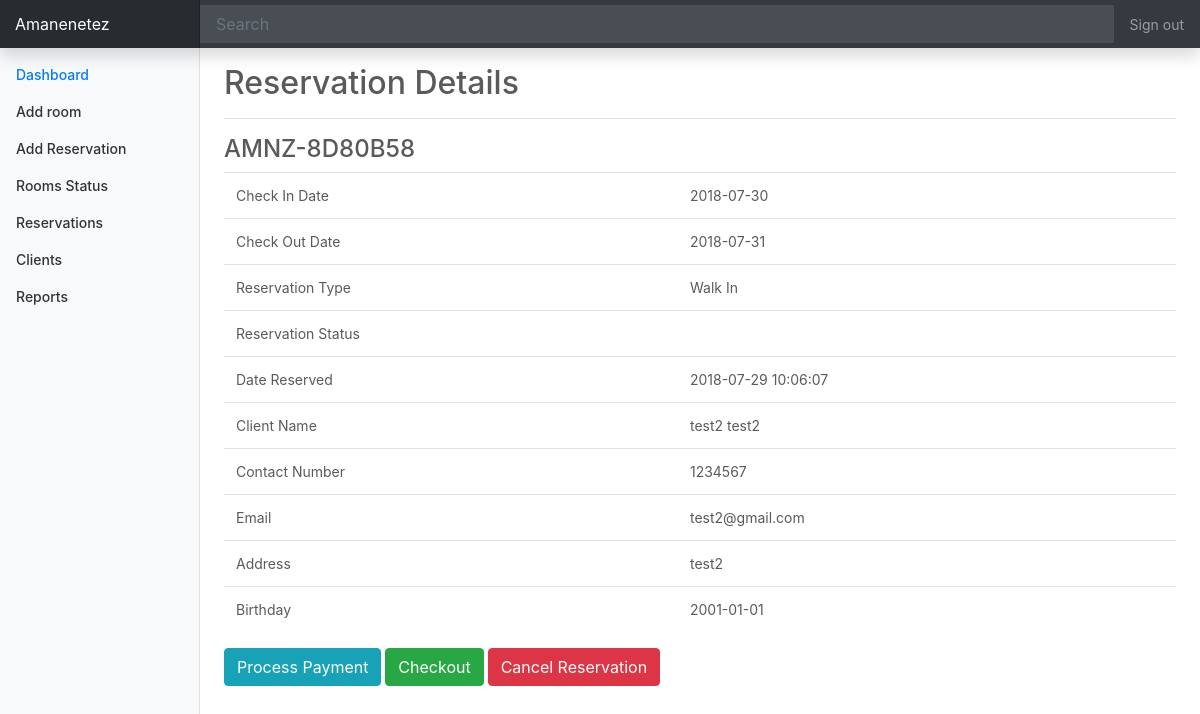
Screenshot of /admin/view_reservation.php?reference_no=AMNZ-8D80B58 (signed in) with the database file from the repository.
### tables this page shows
CREATE TABLE `reservation` (
  `id` int(11) NOT NULL,
  `reference_no` varchar(50) NOT NULL,
  `check_in` date NOT NULL,
  `check_out` date NOT NULL,
  `client_id` int(11) NOT NULL,
  `person_count` int(11) NOT NULL,
  `type` varchar(50) DEFAULT NULL,
  `status` varchar(50) NOT NULL,
  `date_created` timestamp NOT NULL DEFAULT '0000-00-00 00:00:00',
  `date_updated` timestamp NOT NULL DEFAULT '0000-00-00 00:00:00'
);

CREATE TABLE `client` (
  `id` int(11) NOT NULL,
  `first_name` varchar(100) NOT NULL,
  `last_name` varchar(100) NOT NULL,
  `contact_number` varchar(20) NOT NULL,
  `email` varchar(50) NOT NULL,
  `client_address` varchar(255) NOT NULL,
  `birthday` varchar(255) NOT NULL,
  `date_registered` timestamp NOT NULL DEFAULT CURRENT_TIMESTAMP ON UPDATE CURRENT_TIMESTAMP
);

### admin/view_reservation.php (the view, shortened to what this page needs)
<?php
include('../partials/header.php');
$db = db_connection();
?>
    <?php
    include('../partials/admin_topnav.php');
    ?>
    <div class="container-fluid">
      <div class="row">
    <?php
    include('../partials/admin_sidenav.php');
    ?>
        <main role="main" class="col-md-9 ml-sm-auto col-lg-10 px-4">
          <div class="d-flex justify-content-between flex-wrap flex-md-nowrap align-items-center pt-3 pb-2 mb-3 border-bottom">
            <h1 class="h2">Reservation Details</h1>
          </div>
          <div class="row">
            <div class="col">
            <?php
            $reference_no = $_GET["reference_no"];
            echo '<h4>' . $reference_no . '</h4>';
            $query = "SELECT * FROM reservation r INNER JOIN client c ON r.client_id = c.id WHERE r.reference_no='$reference_no'";
            $result = mysqli_query($db, $query);
            if($result) {
              while($reservation_details = mysqli_fetch_assoc($result)) {
                $client_name = $reservation_details["first_name"] . $reservation_details["last_name"];
                echo '
                <table class="table">
                  <tr>
                    <td>Check In Date</td>
                    <td>' . $reservation_details["check_in"] . '</td>
                  </tr>
                  <tr>
                    <td>Check Out Date</td>
                    <td>' . $reservation_details["check_out"] . '</td>
                  </tr>
                  <tr>
                    <td>Reservation Type</td>
                    <td>' . $reservation_details["type"] . '</td>
                  </tr>
                  <tr>
                    <td>Reservation Status</td>
                    <td>' . $reservation_details["status"] . '</td>
                  </tr>
                  <tr>
                    <td>Date Reserved</td>
                    <td>' . $reservation_details["date_created"] . '</td>
                  </tr>
                  <tr>
                    <td>Client Name</td>
                    <td>' . $reservation_details["first_name"] . " ". $reservation_details["last_name"] . '</td>
                  </tr>
                  <tr>
                    <td>Contact Number</td>
                    <td>' . $reservation_details["contact_number"] . '</td>
                  </tr>
                  <tr>
                    <td>Email</td>
                    <td>' . $reservation_details["email"] . '</td>
                  </tr>
                  <tr>
                    <td>Address</td>
                    <td>' . $reservation_details["client_address"] . '</td>
                  </tr>
                  <tr>
                    <td>Birthday</td>
                    <td>' . $reservation_details["birthday"] . '</td>
                  </tr>
                ';
                echo '
                  </table>
                  <a href="process_payment.php?reference_no='.$_GET["reference_no"].'?client_name='.$client_name.'?reservation_id='.$_reservation_details["id"].'" class="btn btn-info">Process Payment</a>
                  <a href="process_payment.php?reference_no='.$_GET["reference_no"].'?client_name='.$client_name.'?reservation_id='.$_reservation_details["id"].'" class="btn btn-success">Checkout</a>
                  <a href="#" class="btn btn-danger">Cancel Reservation</a>
                ';
              }
            }
            ?>
            </div>
          </div>
        </main>
      </div>
    </div>

### assets/css/carousel.css (style rules this page uses)
body { padding-bottom: 3rem; color: #5a5a5a; }

### assets/css/dashboard.css (style rules this page uses)
body { font-size: .875rem; }
[role="main"] { padding-top: 48px; }
.border-bottom { border-bottom: 1px solid #e5e5e5; }

### rows the page displays
reservation: check_in "2018-07-30", check_out "2018-07-31", type "Walk In", date_created "2018-07-29 10:06:07", client.first_name "test2", client.last_name "test2", client.contact_number "1234567", client.email "test2@gmail.com", client.client_address "test2", client.birthday "2001-01-01"

### other values shown
$reference_no "AMNZ-8D80B58"
